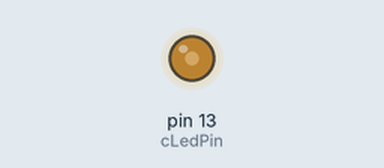
This sketch was run on a simulated Arduino Uno, built with avr-gcc and run on an emulated ATmega328P. On the bench: output pins drawn as LEDs (lit = HIGH).

Above: at 0.1 s.
Timing chart, 0 to 1.6 s (numbered marks = the images above):
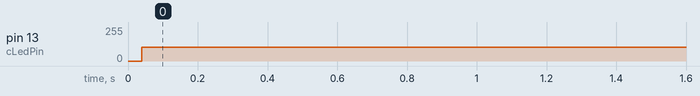

Measured:
- by itself, pin 13 (cLedPin): 0/255 → 105/255 at 0.04 s

The sketch:

PinAccessSlow.ino
```cpp
const uint8_t cLedPin = 13;

void setup() {
  pinMode(cLedPin, OUTPUT);
}

void loop() {
  digitalWrite(cLedPin, HIGH);
  digitalWrite(cLedPin, LOW);
}
```
